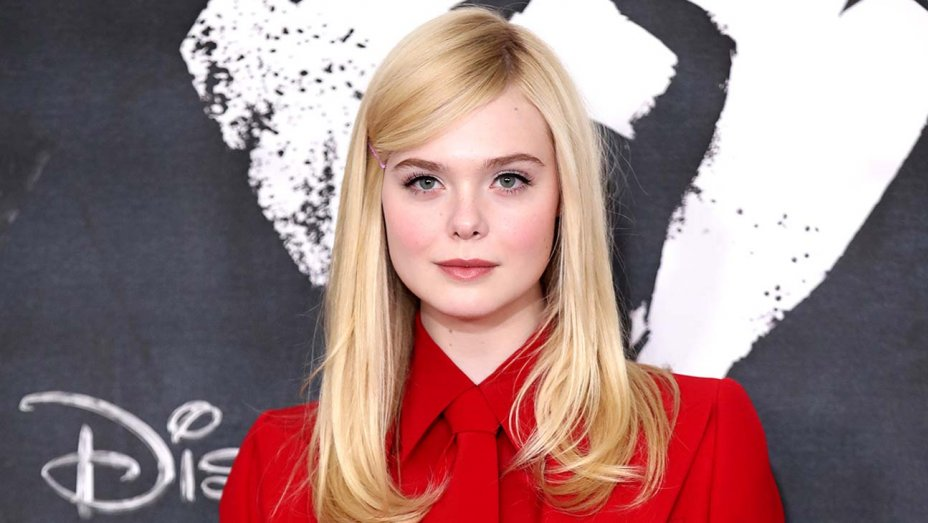
#> input picture 1_loading_images/elle.jpg, 928 x 523 px
$ python demo.py
#> lines starting #> are read from the running program, lines starting #| are printed output that depends on the picture
import cv2
import numpy as numpy
import matplotlib.pyplot as plt

img = cv2.imread('elle.jpg', cv2.IMREAD_GRAYSCALE)
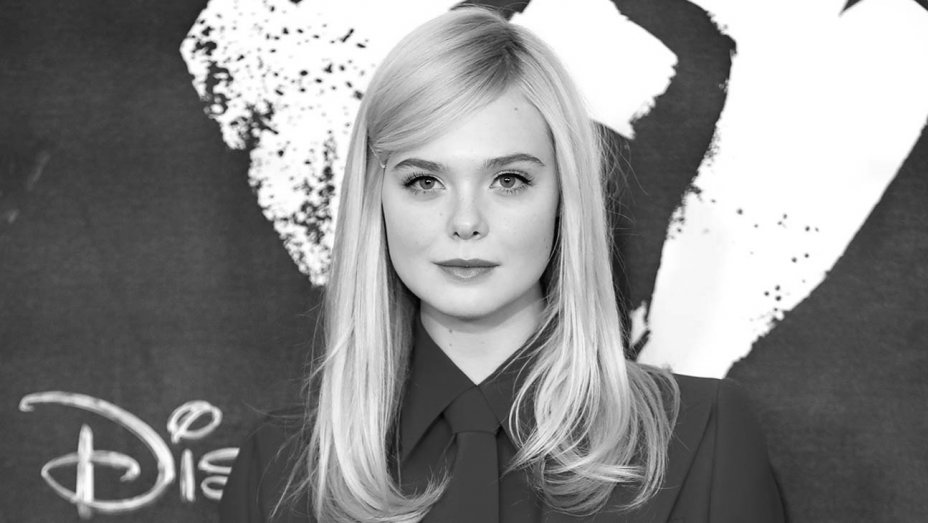
#> img: shape (523, 928); min 0, max 255, mean 137.2
# * IMREAD_COLOR = 1
# * IMREAD_UNCHANGED = -1

# ? Image rendering using OpenCV
cv2.imshow('image', img) # ? Title of image
cv2.waitKey(0) # ? Waits for any key to be pressed
cv2.destroyAllWindows()

# ? Image rendering using Matplotlib
# plt.imshow(img, cmap='gray')
# plt.plot([50, 100], [80, 100], 'y', linewidth=6)
# plt.show()

# ? To save image in the directory
cv2.imwrite('elle2.png', img)
